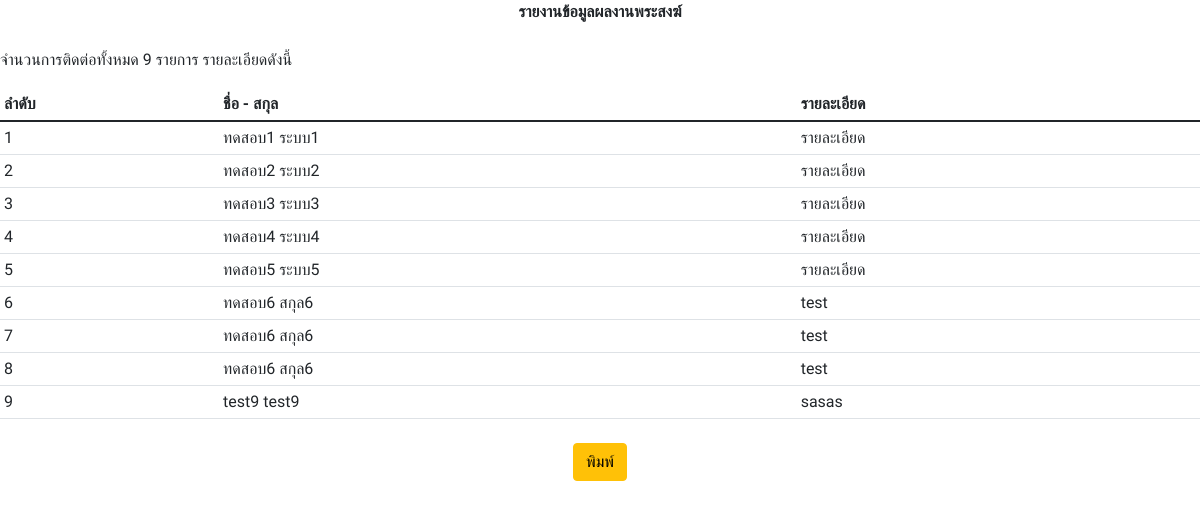
The app's page /report.php with its own data.
### tables this page shows
CREATE TABLE `contact` (
  `c_id` int(11) NOT NULL,
  `c_prefix` varchar(50) DEFAULT NULL,
  `c_firstname` varchar(255) DEFAULT NULL,
  `c_lastname` varchar(255) DEFAULT NULL,
  `c_idcard` varchar(13) DEFAULT NULL,
  `c_birthdate` date DEFAULT NULL,
  `c_mobile` varchar(32) DEFAULT NULL,
  `c_detail` varchar(255) DEFAULT NULL,
  `c_image` varchar(255) DEFAULT NULL,
  `c_status` tinyint(4) DEFAULT 1
);

### report.php (the view, shortened to what this page needs)
<?php
$objCon = connectDB();
$strSQL = "SELECT * FROM contact";
$objQuery = mysqli_query($objCon, $strSQL);
$total_record = mysqli_num_rows($objQuery);
?>
<!DOCTYPE html>
<html lang="th">
<head>
    <link href="./css/bootstrap.min.css" rel="stylesheet">
    <link href="./css/style.css" rel="stylesheet">
</head>
<body>
    <div class="text-center fw-bold">รายงานข้อมูลผลงานพระสงฆ์</div>
    <div class="mb-3 mt-4">จำนวนการติดต่อทั้งหมด <?php echo $total_record; ?> รายการ รายละเอียดดังนี้</div>
    <table class="table table-sm">
        <thead>
            <tr>
                <th>ลำดับ</th>
                <th>ชื่อ - สกุล</th>
                <th>รายละเอียด</th>
            </tr>
        </thead>
        <tbody>
            <?php
            $i = 0;
            while ($objResult = mysqli_fetch_array($objQuery, MYSQLI_ASSOC)) {
                $i++;
            ?>
                <tr>
                    <td><?php echo $i; ?></td>
                    <td><?php echo $objResult['c_firstname'], ' ', $objResult['c_lastname']; ?></td>
                    <td><?php echo $objResult['c_detail']; ?></td>
                </tr>
            <?php
            } ?>
        </tbody>
    </table>
    <div class="mt-4 text-center no-print">
        <button type="button" class="btn btn-warning" onclick="return print();">พิมพ์</button>
    </div>
</body>
</html>

### report.php (style rules this page uses)
body { font-family: 'Sarabun', sans-serif; }

### records on screen
contact: c_firstname "ทดสอบ1", c_lastname "ระบบ1", c_detail "รายละเอียด"
contact: c_firstname "ทดสอบ2", c_lastname "ระบบ2", c_detail "รายละเอียด"
contact: c_firstname "ทดสอบ3", c_lastname "ระบบ3", c_detail "รายละเอียด"
contact: c_firstname "ทดสอบ4", c_lastname "ระบบ4", c_detail "รายละเอียด"
contact: c_firstname "ทดสอบ5", c_lastname "ระบบ5", c_detail "รายละเอียด"
contact: c_firstname "ทดสอบ6", c_lastname "สกุล6", c_detail "test"
contact: c_firstname "ทดสอบ6", c_lastname "สกุล6", c_detail "test"
contact: c_firstname "ทดสอบ6", c_lastname "สกุล6", c_detail "test"
contact: c_firstname "test9", c_lastname "test9", c_detail "sasas"

### other values on screen
$total_record "9"
